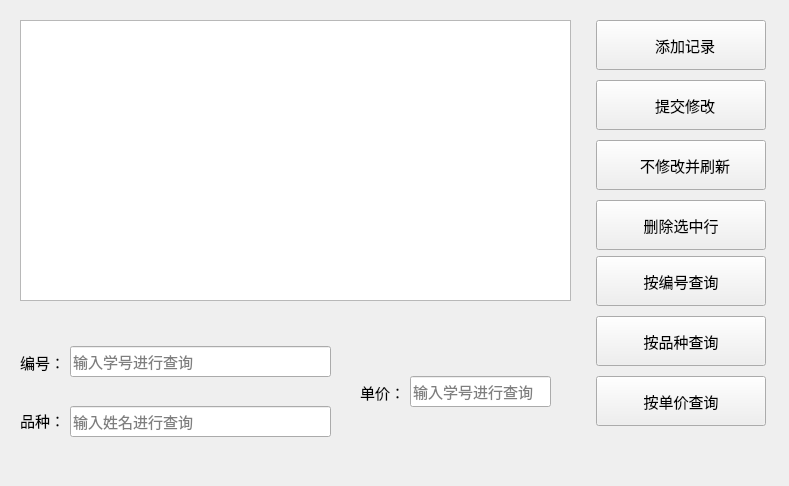
<?xml version="1.0" encoding="UTF-8"?>
<ui version="4.0">
 <class>goods</class>
 <widget class="QWidget" name="goods">
  <property name="enabled">
   <bool>true</bool>
  </property>
  <property name="geometry">
   <rect>
    <x>0</x>
    <y>0</y>
    <width>789</width>
    <height>486</height>
   </rect>
  </property>
  <property name="tabletTracking">
   <bool>false</bool>
  </property>
  <property name="windowTitle">
   <string>Form</string>
  </property>
  <widget class="QLabel" name="valueLabel">
   <property name="geometry">
    <rect>
     <x>360</x>
     <y>382</y>
     <width>71</width>
     <height>21</height>
    </rect>
   </property>
   <property name="font">
    <font>
     <pointsize>11</pointsize>
    </font>
   </property>
   <property name="layoutDirection">
    <enum>Qt::LeftToRight</enum>
   </property>
   <property name="text">
    <string>单价：</string>
   </property>
  </widget>
  <widget class="QLabel" name="idLabel">
   <property name="geometry">
    <rect>
     <x>20</x>
     <y>352</y>
     <width>71</width>
     <height>21</height>
    </rect>
   </property>
   <property name="font">
    <font>
     <pointsize>11</pointsize>
    </font>
   </property>
   <property name="layoutDirection">
    <enum>Qt::LeftToRight</enum>
   </property>
   <property name="text">
    <string>编号：</string>
   </property>
  </widget>
  <widget class="QLineEdit" name="idSearchLineEdit">
   <property name="geometry">
    <rect>
     <x>70</x>
     <y>346</y>
     <width>261</width>
     <height>31</height>
    </rect>
   </property>
   <property name="font">
    <font>
     <pointsize>11</pointsize>
    </font>
   </property>
   <property name="layoutDirection">
    <enum>Qt::LeftToRight</enum>
   </property>
   <property name="echoMode">
    <enum>QLineEdit::Normal</enum>
   </property>
   <property name="placeholderText">
    <string>输入学号进行查询</string>
   </property>
  </widget>
  <widget class="QLabel" name="nameLabel">
   <property name="geometry">
    <rect>
     <x>20</x>
     <y>410</y>
     <width>71</width>
     <height>21</height>
    </rect>
   </property>
   <property name="font">
    <font>
     <pointsize>11</pointsize>
    </font>
   </property>
   <property name="layoutDirection">
    <enum>Qt::LeftToRight</enum>
   </property>
   <property name="text">
    <string>品种：</string>
   </property>
  </widget>
  <widget class="QPushButton" name="searchByperBtn">
   <property name="geometry">
    <rect>
     <x>596</x>
     <y>376</y>
     <width>170</width>
     <height>50</height>
    </rect>
   </property>
   <property name="font">
    <font>
     <pointsize>11</pointsize>
    </font>
   </property>
   <property name="text">
    <string>按单价查询</string>
   </property>
  </widget>
  <widget class="QPushButton" name="modifyBtn">
   <property name="geometry">
    <rect>
     <x>596</x>
     <y>80</y>
     <width>170</width>
     <height>50</height>
    </rect>
   </property>
   <property name="font">
    <font>
     <pointsize>11</pointsize>
    </font>
   </property>
   <property name="text">
    <string>  提交修改</string>
   </property>
  </widget>
  <widget class="QPushButton" name="addBtn">
   <property name="geometry">
    <rect>
     <x>596</x>
     <y>20</y>
     <width>170</width>
     <height>50</height>
    </rect>
   </property>
   <property name="font">
    <font>
     <pointsize>11</pointsize>
    </font>
   </property>
   <property name="text">
    <string>  添加记录</string>
   </property>
   <property name="checkable">
    <bool>false</bool>
   </property>
  </widget>
  <widget class="QPushButton" name="searchByIdBtn">
   <property name="geometry">
    <rect>
     <x>596</x>
     <y>256</y>
     <width>170</width>
     <height>50</height>
    </rect>
   </property>
   <property name="font">
    <font>
     <pointsize>11</pointsize>
    </font>
   </property>
   <property name="text">
    <string>按编号查询</string>
   </property>
  </widget>
  <widget class="QPushButton" name="undoBtn">
   <property name="enabled">
    <bool>true</bool>
   </property>
   <property name="geometry">
    <rect>
     <x>596</x>
     <y>140</y>
     <width>170</width>
     <height>50</height>
    </rect>
   </property>
   <property name="font">
    <font>
     <pointsize>11</pointsize>
    </font>
   </property>
   <property name="text">
    <string>  不修改并刷新</string>
   </property>
  </widget>
  <widget class="QLineEdit" name="nameSearchLineEdit">
   <property name="geometry">
    <rect>
     <x>70</x>
     <y>406</y>
     <width>261</width>
     <height>31</height>
    </rect>
   </property>
   <property name="font">
    <font>
     <pointsize>11</pointsize>
    </font>
   </property>
   <property name="layoutDirection">
    <enum>Qt::LeftToRight</enum>
   </property>
   <property name="echoMode">
    <enum>QLineEdit::Normal</enum>
   </property>
   <property name="placeholderText">
    <string>输入姓名进行查询</string>
   </property>
  </widget>
  <widget class="QPushButton" name="searchByNameBtn">
   <property name="geometry">
    <rect>
     <x>596</x>
     <y>316</y>
     <width>170</width>
     <height>50</height>
    </rect>
   </property>
   <property name="font">
    <font>
     <pointsize>11</pointsize>
    </font>
   </property>
   <property name="text">
    <string>按品种查询</string>
   </property>
  </widget>
  <widget class="QPushButton" name="deleteBtn">
   <property name="geometry">
    <rect>
     <x>596</x>
     <y>200</y>
     <width>170</width>
     <height>50</height>
    </rect>
   </property>
   <property name="font">
    <font>
     <pointsize>11</pointsize>
    </font>
   </property>
   <property name="text">
    <string>删除选中行</string>
   </property>
  </widget>
  <widget class="QLineEdit" name="perSearchLineEdit">
   <property name="geometry">
    <rect>
     <x>410</x>
     <y>376</y>
     <width>141</width>
     <height>31</height>
    </rect>
   </property>
   <property name="font">
    <font>
     <pointsize>11</pointsize>
    </font>
   </property>
   <property name="layoutDirection">
    <enum>Qt::LeftToRight</enum>
   </property>
   <property name="echoMode">
    <enum>QLineEdit::Normal</enum>
   </property>
   <property name="placeholderText">
    <string>输入学号进行查询</string>
   </property>
  </widget>
  <widget class="QTableView" name="tableView">
   <property name="geometry">
    <rect>
     <x>20</x>
     <y>20</y>
     <width>551</width>
     <height>281</height>
    </rect>
   </property>
  </widget>
 </widget>
 <resources/>
 <connections/>
</ui>
